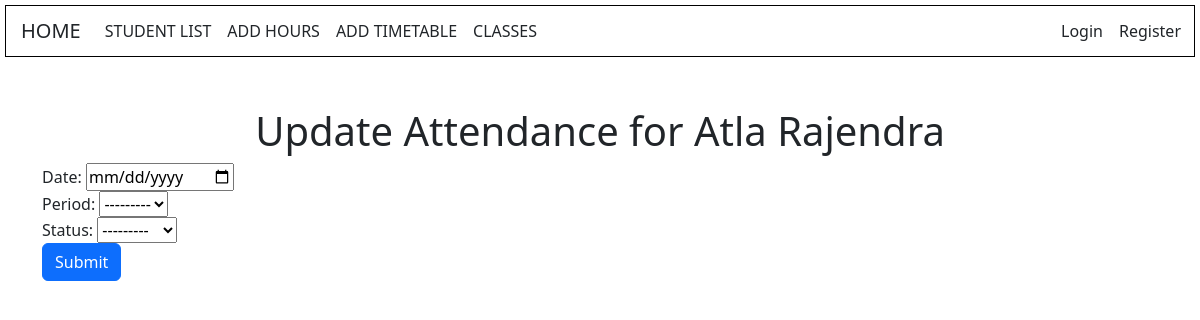
/students/students/attendance_update/1/, run on an earlier commit of the app's database.
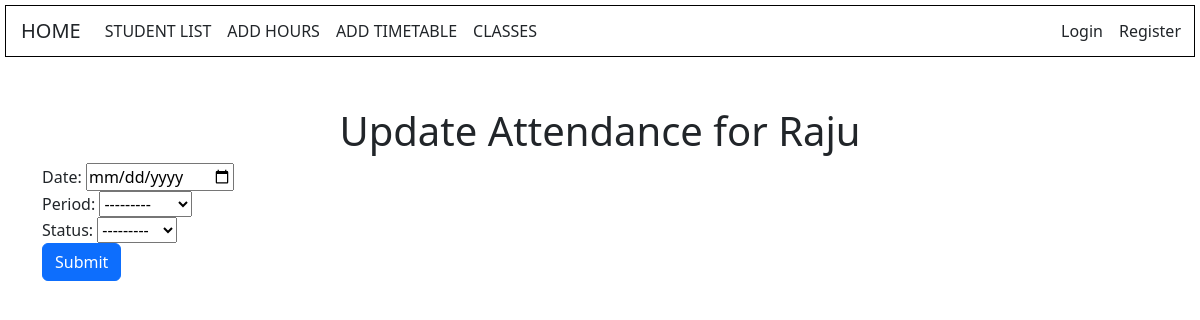
And on a later commit of the database.
### students/models.py (models this page shows, shortened)
class Student(models.Model):
    name = models.CharField(max_length=100)
    roll_number = models.CharField(max_length=10, unique=True)
    student_class = models.ForeignKey(Class, on_delete=models.CASCADE)
    email = models.EmailField()
    phone = models.CharField(max_length=10)

### students/views.py (the view)
# urls.py: path('students/attendance_update/<int:student_id>/', views.attendance_update, name='attendance_update'),
def attendance_update(request, student_id):
    student = get_object_or_404(Student, id=student_id)
    if request.method == 'POST':
        form = UpdateAttendanceForm(request.POST)
        if form.is_valid():
            status = form.cleaned_data['status']
            date = form.cleaned_data['date']
            period = form.cleaned_data['period']
            try:
                attendance = Attendance.objects.get(student=student, date=date, period=period)
                attendance.status = status
                attendance.save()
                messages.success(request, 'Attendance updated successfully.')
            except Attendance.DoesNotExist:
                attendance = Attendance(student=student, date=date, period=period, status=status)
                attendance.save()
                messages.success(request, 'Attendance recorded successfully.')
            return redirect('class_student_list', class_id=student.student_class.id)
    else:
        form = UpdateAttendanceForm()
    return render(request, 'students/attendance_update.html', {'form': form, 'student': student})

### students/forms.py
class UpdateAttendanceForm(forms.ModelForm):
    class Meta:
        model = Attendance
        fields = ['status', 'date', 'period']
        widgets = {
            'date': forms.DateInput(attrs={'type': 'date'}),
            'period': forms.Select()
        }

### students/models.py (called while the page is built)
    def __str__(self):
        return self.name

### students/templates/students/attendance_update.html (shortened to what this page needs)
<!DOCTYPE html>
<html lang="en">
<head>
    <link href="https://cdn.jsdelivr.net/npm/bootstrap@5.3.2/dist/css/bootstrap.min.css" rel="stylesheet">
    <link href="https://cdnjs.cloudflare.com/ajax/libs/bootstrap-datepicker/1.9.0/css/bootstrap-datepicker.min.css" rel="stylesheet">
</head>
<body>
    {% include 'students/navbar.html' %}
    <div class="container">
        <h1 class="text-center">Update Attendance for {{ student.name }}</h1>
        <form method="post">
            <div class="form-group">
                {{ form.date.label_tag }} {{ form.date }}
            </div>
            <div class="form-group">
                {{ form.period.label_tag }} {{ form.period }}
            </div>
            <div class="form-group">
                {{ form.status.label_tag }} {{ form.status }}
            </div>
            <button type="submit" class="btn btn-primary">Submit</button>
        </form>
    </div>
</body>
</html>

What changed in the data, as far as the page shows it:
changed Student: name "Atla Rajendra" → "Raju"
